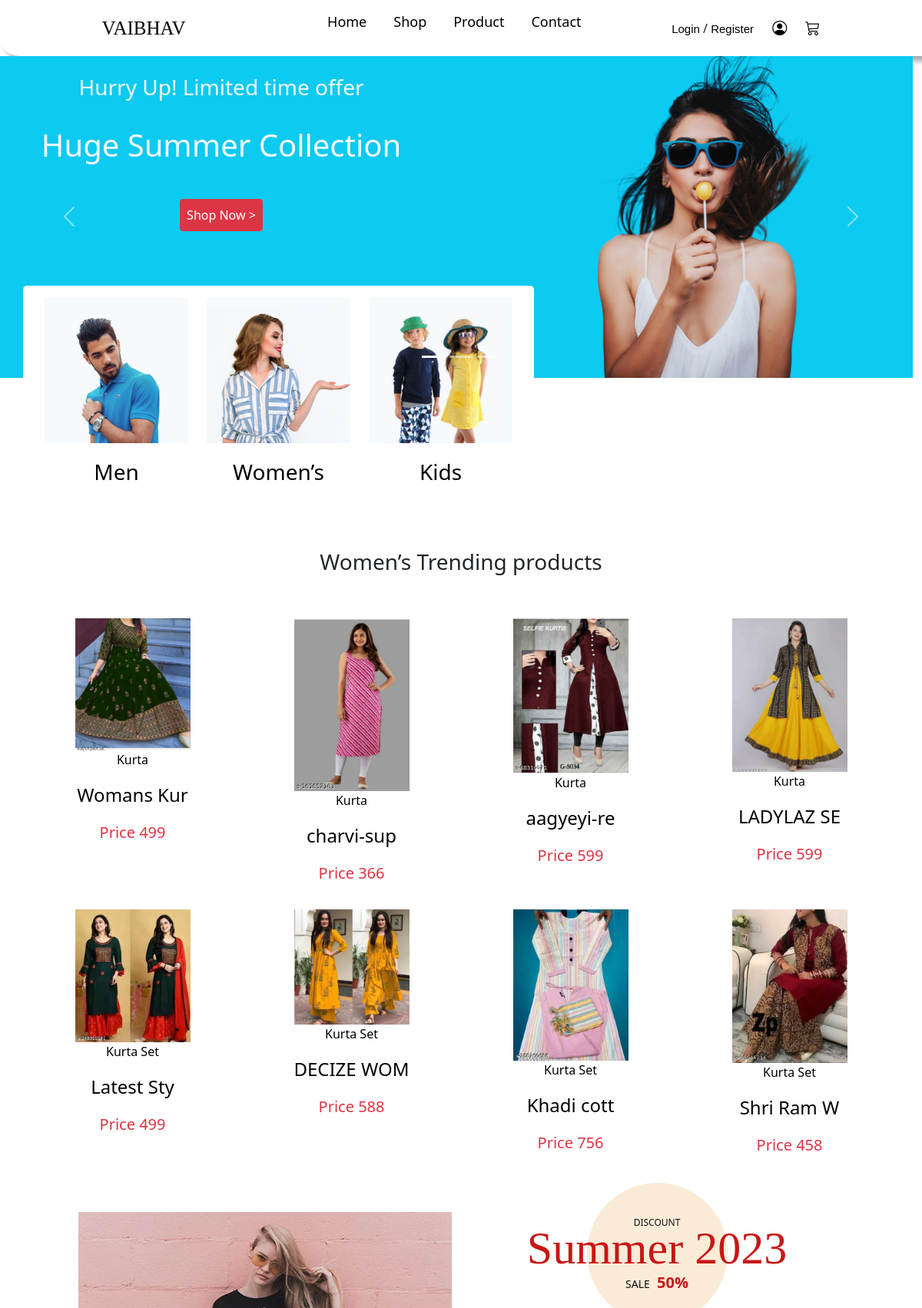
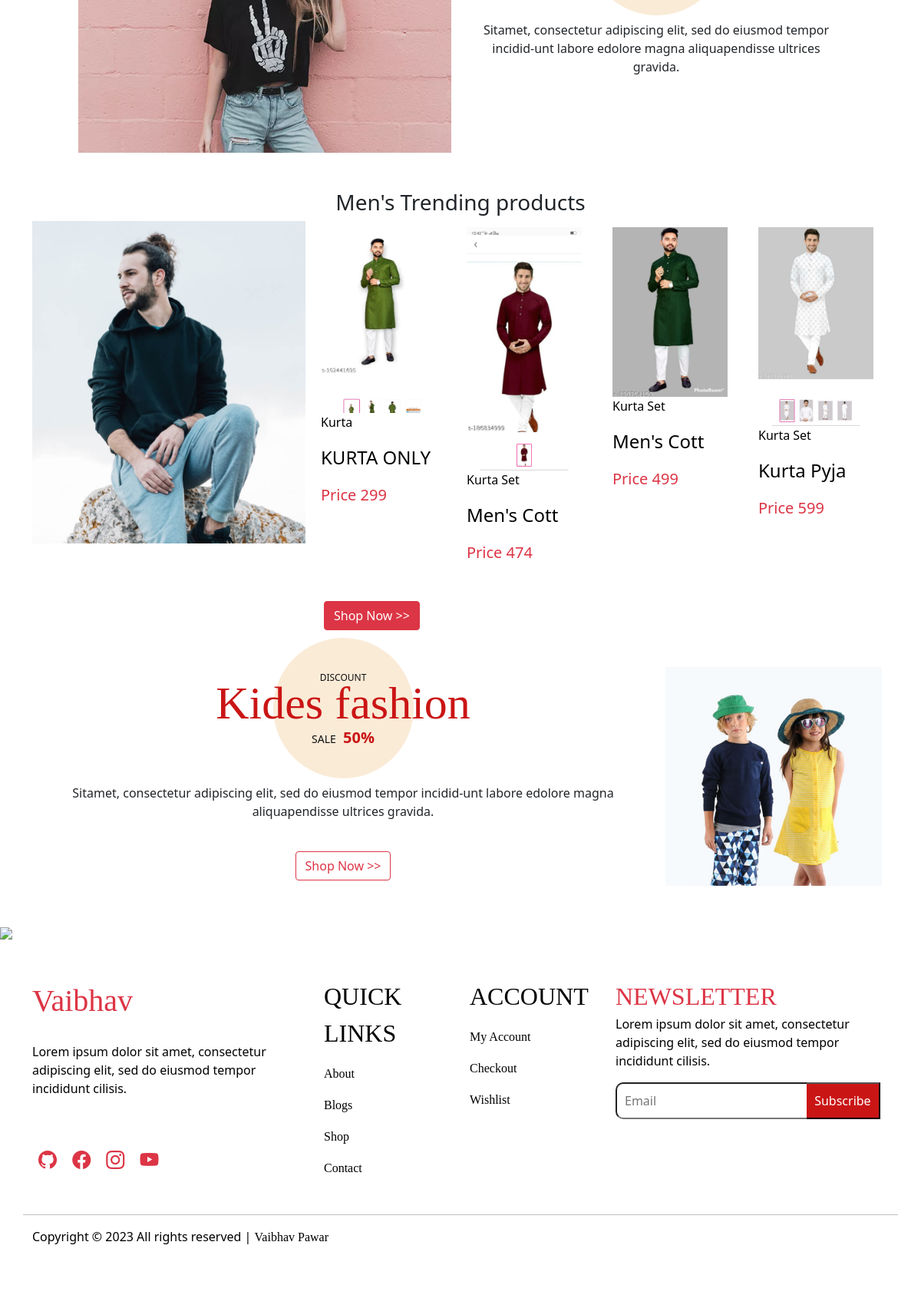
The page / on the database its author committed (2 pictures, top to bottom).
### tables this page shows
CREATE TABLE `product` (
  `ID` int(15) NOT NULL,
  `category` varchar(255) NOT NULL,
  `sub_category` varchar(255) NOT NULL,
  `Pro_category` varchar(255) NOT NULL,
  `count` varchar(255) NOT NULL,
  `product_name` varchar(255) NOT NULL,
  `product_price` varchar(255) NOT NULL,
  `product_slug` varchar(255) NOT NULL,
  `info` varchar(5255) NOT NULL,
  `product_id` varchar(5255) NOT NULL,
  `file` varchar(566) NOT NULL,
  `Date` date NOT NULL DEFAULT current_timestamp()
);

### index.php (the view, shortened to what this page needs)
<?php include 'DB.php';   ?>
<!doctype html>
<html lang="en">
<head>
    <link href="https://cdn.jsdelivr.net/npm/bootstrap@5.0.2/dist/css/bootstrap.min.css" rel="stylesheet">
    <link rel="stylesheet" href="CSS/Nav.css">
    <link rel="stylesheet" href="CSS/index.css">
    <link rel="stylesheet" href="https://cdn.jsdelivr.net/npm/bootstrap-icons@1.10.4/font/bootstrap-icons.css">
</head>
<body>
    <?php include 'Navbar.php' ?>
    <div class="conatiner-fluid text-center">
        <div class="row justify-content-center">
            <div class="col-12">
                <div id="carouselExampleCaptions" class="carousel slide" data-bs-ride="carousel">
                    <div class="carousel-indicators">
                        <button type="button" data-bs-target="#carouselExampleCaptions" data-bs-slide-to="0" class="active" aria-current="true" aria-label="Slide 1"></button>
                        <button type="button" data-bs-target="#carouselExampleCaptions" data-bs-slide-to="1" aria-label="Slide 2"></button>
                        <button type="button" data-bs-target="#carouselExampleCaptions" data-bs-slide-to="2" aria-label="Slide 3"></button>
                    </div>
                    <div class="carousel-inner">
                        <div class="carousel-item active">
                            <div class="row w-100" style="background-color: #0dcaf0;">
                                <div class="col-md-6  " style="">
                                    <div class=" pt-2 d-md-block">
                                        <h5 class=" p-3 fs-3 text-light">Hurry Up! Limited time offer</h5>
                                        <p class=" px-3 pt-1 fs-1 text-light">Huge Summer Collection</p>
                                        <a href="Women.php" class="btn btn-danger m-4  p-2">Shop Now ></a href="Women.php">
                                    </div>
                                </div>
                                <div class="col-md-6">
                                    <img src="IMG/01-removebg-preview.png" class="d-block w-100" style="border: none; background-color: #0dcaf0;" alt="...">
                                </div>
                            </div>
                        </div>
                    </div>
                    <button class="carousel-control-prev" type="button" data-bs-target="#carouselExampleCaptions" data-bs-slide="prev">
                        <span class="carousel-control-prev-icon" aria-hidden="true"></span>
                    </button>
                    <button class="carousel-control-next" type="button" data-bs-target="#carouselExampleCaptions" data-bs-slide="next">
                        <span class="carousel-control-next-icon" aria-hidden="true"></span>
                    </button>
                </div>
            </div>
        </div>
    </div>
    <div class="container box">
        <div class="row">
            <div class="col-md-7">
                <div class="row bg-white p-3 rounded-3 ">
                    <div class="col-md-4">
                        <a href="Men.php">
                            <img src="IMG/mens.jpg" class="img-fluid" />
                            <p class="text-center text-Dark pt-3 fs-3">Men</p>
                        </a>
                    </div>
                    <div class="col-md-4">
                        <a href="Women.php">
                            <img src="IMG/women.jpg" class="img-fluid" />
                            <p class="text-center pt-3 fs-3">Women’s</p>
                        </a>
                    </div>
                    <div class="col-md-4">
                        <a href="Kid.php">
                            <img src="IMG/kids.jpg" class="img-fluid" />
                            <p class="text-center pt-3 fs-3">Kids</p>
                        </a>
                    </div>
                </div>
            </div>
        </div>
    </div>
    <div class="container">
        <h3 class="text-center mt-5 mb-5">Women’s Trending products</h3>
        <div class="row justify-content-center text-center">
            <?php
            $Product = "SELECT * FROM `product` WHERE category='Women' LIMIT 8  ";
            $Product_chk = mysqli_query($con, $Product);
            while ($row = mysqli_fetch_assoc($Product_chk)) {
                if ($Product) {
            ?>
                    <div class="col-md-3 col-5 p-2">
                        <a href="Buy.php?ids=<?php echo $row['ID'] ?>">
                            <img src="Admin/<?php echo $row['file']  ?>" class="img-fluid" width="150px" height="240px" />
                            <p class="text-Dark "><?php echo $row['Pro_category']  ?></p>
                            <p class="fs-4 text-Dark"><?php echo substr($row['product_name'], 0, 10) ?></p>
                            <p class="fs-5 text-danger">Price <?php echo $row['product_price']  ?> </p>
                        </a>
                    </div>
            <?php
                }
            }
            ?>
        </div>
    </div>
    <div class="row justify-content-center mt-5">
        <div class="col-md-5">
            <img src="IMG/save.png" class="img-fluid" />
        </div>
        <div class="col-md-5">
            <div class="discount__text__title mb-5">
                <span>Discount</span>
                <h2>Summer 2023</h2>
                <h5><span>Sale</span> 50%</h5>
            </div>
            <p style="text-align: center;">Sitamet, consectetur adipiscing elit, sed do eiusmod tempor incidid-unt
                labore
                edolore magna aliquapendisse ultrices gravida.
            </p>
        </div>
    </div>
    <div class="container mt-5 mb-5">
        <h3 class="text-center">Men's Trending products</h3>
        <div class="row">
            <div class="col-md-4 rounded-3">
                <img src="IMG/04.jpg" class="img-fluid rounded-5" alt="" srcset="">
            </div>
            <div class="col-md-8 ">
                <div class="row justify-content-center">
                    <?php
                    $Product = "SELECT * FROM `product` WHERE category='Men' LIMIT 4  ";
                    $Product_chk = mysqli_query($con, $Product);
                    while ($row = mysqli_fetch_assoc($Product_chk)) {
                        if ($Product) {
                    ?>
                            <div class="col-md-3 col-5 p-2">
                                <a href="Buy.php?ids=<?php echo $row['ID'] ?>">
                                    <img src="Admin/<?php echo $row['file']  ?>" class="img-fluid" width="150px" height="200px" />
                                    <p class="text-Dark "><?php echo $row['Pro_category']  ?></p>
                                    <p class="fs-4 text-Dark"><?php echo substr($row['product_name'], 0, 10) ?></p>
                                    <p class="fs-5 text-danger">Price <?php echo $row['product_price']  ?> </p>
                                </a>
                            </div>
                    <?php
                        }
                    }
                    ?>
                    <a href="Men.php"> <button class="btn text-center btn-danger mt-4">Shop Now >></button> </a>
                </div>
            </div>
        </div>
    </div>
    <div class="row justify-content-center mt-5 mb-5">
        <div class="col-md-8 text-center">
            <div class="discount__text__title mb-5">
                <span>Discount</span>
                <h2>Kides fashion</h2>
                <h5><span>Sale</span> 50%</h5>
            </div>
            <p style="text-align: center;">Sitamet, consectetur adipiscing elit, sed do eiusmod tempor incidid-unt
                labore
                edolore magna aliquapendisse ultrices gravida.
            </p>
            <a href="Kid.php" class="btn text-center btn-outline-danger mt-4">Shop Now >></a>
        </div>
        <div class="col-md-3">
            <img src="IMG/kides.jpg" class="img-fluid" />
        </div>
    </div>
    <?php include 'footer.php'; ?>
</body>
</html>

### Navbar.php (shortened to what this page needs)
<Nav>
        <div class="logo">
        <a href="index.php">Vaibhav</a>
        </div>
        <div class="menu ">
            <ul>
                <li>
                    <a href="index.php">Home</a>
                </li>
                <li>
                    <a href="Shop.php">Shop</a>
                </li>
                <li>
                    <a href="Product.php">Product</a>
                </li>
                <li>
                    <a href="Contact.php">Contact</a>
                </li>
            </ul>
        </div>
        <div class="right-menu">
        <span class="ri-login"><a href="Login.php">Login</a> / <a href="Account.php">Register</a></span>
            <a href="Dashboard.php"><i class="bi bi-person-circle"></i></a>
            <a href="Chart.php"><i class="bi bi-cart3"></i></a>
        </div>
    </Nav>

### footer.php
<footer>
        <img src="IMG/carsole4.png" class="img-fluid" />
        <div class="container mt-5 pb-5">
            <div class="row mt-4 mb-3 justify-content-center">
                <div class="col-md-4">
                    <a class="fs-1 text-danger">Vaibhav</a>
                    <p class="pt-4 pb-5">Lorem ipsum dolor sit amet, consectetur adipiscing elit, sed do eiusmod tempor
                        incididunt
                        cilisis.</p>
                    <a href=""><i class=" text-danger fs-4 m-2 bi bi-github"></i></a>
                    <a href=""><i class=" text-danger fs-4 m-2 bi bi-facebook"></i></a>
                    <a href=""><i class=" text-danger fs-4 m-2 bi bi-instagram"></i></a>
                    <a href=""><i class=" text-danger fs-4 m-2 bi bi-youtube"></i></a>
                </div>
                <div class="col-md-2">
                    <a class="fs-2">QUICK LINKS</a>
                    <li class="pt-3"><a href="">About</a></li>
                    <li class="pt-3"><a href="">Blogs</a></li>
                    <li class="pt-3"><a href="">Shop</a></li>
                    <li class="pt-3"><a href="">Contact</a></li>
                </div>
                <div class="col-md-2">
                    <a class="fs-2">ACCOUNT</a>
                    <li class="pt-3"><a href="">My Account</a></li>
                    <li class="pt-3"><a href="">Checkout</a></li>
                    <li class="pt-3"><a href="">Wishlist</a></li>
                </div>
                <div class="col-md-4 footer__newslatter">
                    <a class="fs-2 text-danger">NEWSLETTER</a>
                    <p>Lorem ipsum dolor sit amet, consectetur adipiscing elit, sed do eiusmod tempor incididunt
                        cilisis.</p>
                    <form action="#">
                        <input type="text" placeholder="Email" fdprocessedid="vhdi5g">
                        <button type="submit" class="site-btn" fdprocessedid="h91d4m">Subscribe</button>
                    </form>
                </div>
                <hr class="mt-5">
                <p>Copyright © 2023 All rights reserved | <a href="">Vaibhav Pawar</a></p>
            </div>
        </div>
    </footer>

### CSS/Nav.css (style rules this page uses)
Nav { display: flex; justify-content: space-evenly; text-align: center; align-items: center; padding: 15px; background-color: #fff; border-bottom-left-radius: 25px; box-shadow: 7px 7px 7px darkgray; }
.logo a { font-size: 25px; color: black; text-transform: uppercase; color: black; font-family: cursive; }
.menu { display: flex; }
.menu ul { display: flex; }
a { text-decoration: none; }
.menu ul li { list-style: none; margin-left: 35px; }
.menu ul li a { font-size: 18px; color: black; transition: 0.8s all; }
.ri-login a { font-size: 15px; color: black; font-family:Arial, Helvetica, sans-serif; }
.right-menu a i { font-size: 19px; color: black; padding-left: 20px; }

### CSS/index.css (style rules this page uses)
.box { margin-top: -10%; position: relative; }
a { color: #fff; }
.discount__text__title { text-align: center; position: relative; z-index: 1; margin-bottom: 60px; }
.discount__text__title:after { position: absolute; left: 50%; top: -38px; height: 183px; width: 183px; background: antiquewhite; content: ""; border-radius: 50%; z-index: -1; margin-left: -91.5px; }
.discount__text__title span { font-size: 12px; color: #111111; font-weight: 500; text-transform: uppercase; }
.discount__text__title h2 { font-size: 60px; color: #ca1515; font-family: "Cookie", cursive; line-height: 46px; margin-bottom: 10px; }
.discount__text__title h5 { color: #ca1515; font-weight: 700; }
.discount__text__title h5 span { font-size: 14px; color: #111111; margin-right: 4px; }
footer { background-color: #fff; color: #000; }
footer li { list-style: none; }
footer a { color: black; font-family: cursive; transition: 0.5s all; }
footer form input { border-top-left-radius: 10px; border-bottom-left-radius: 10px; padding: 10px; }
footer form button { padding: 10px; margin-left: -10px; background-color: #ca1515; color: #fff; border-left: none; }

### index.php (style rules this page uses)
a { color: black; }
li { list-style: none; transition: 0.5 all; }

### rows shown on the page
product: file (picture), Pro_category "Kurta", product_name "Womans Kur", product_price "499"
product: file (picture), Pro_category "Kurta", product_name "charvi-sup", product_price "366"
product: file (picture), Pro_category "Kurta", product_name "aagyeyi-re", product_price "599"
product: file (picture), Pro_category "Kurta", product_name "LADYLAZ SE", product_price "599"
product: file (picture), Pro_category "Kurta Set", product_name "Latest Sty", product_price "499"
product: file (picture), Pro_category "Kurta Set", product_name "DECIZE WOM", product_price "588"
product: file (picture), Pro_category "Kurta Set", product_name "Khadi cott", product_price "756"
product: file (picture), Pro_category "Kurta Set", product_name "Shri Ram W", product_price "458"
product: file (picture), Pro_category "Kurta", product_name "KURTA ONLY", product_price "299"
product: file (picture), Pro_category "Kurta Set", product_name "Men's Cott", product_price "474"
product: file (picture), Pro_category "Kurta Set", product_name "Men's Cott", product_price "499"
product: file (picture), Pro_category "Kurta Set", product_name "Kurta Pyja", product_price "599"
